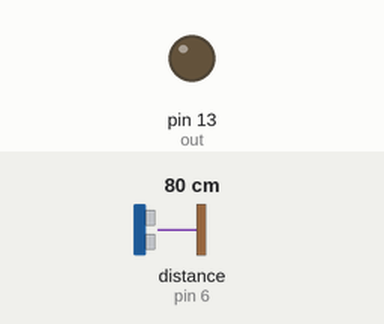
Bench run of a sketch on a simulated Arduino Uno, built with avr-gcc and run on an emulated ATmega328P. On the bench: output pins drawn as LEDs (lit = HIGH). Wiring (inferred from the names in the program): ultrasonic range finder: trigger pin 5; echo pin 6. The test bench sets the inputs (shaded band); at power-on: distance to the obstacle (sensor on pin 6) 80 cm. The echo pulse lasts 58.3 µs per cm; pins used as bus, display or sensor lines are not drawn.

Above: at 1.2 s.
1.3 s: distance to the obstacle (sensor on pin 6) set to 22 cm
2.8 s: distance to the obstacle (sensor on pin 6) set to 18 cm
At 3.9 s:
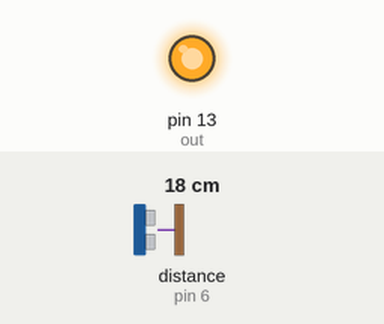
4.3 s: distance to the obstacle (sensor on pin 6) set to 35 cm
At 4.9 s:
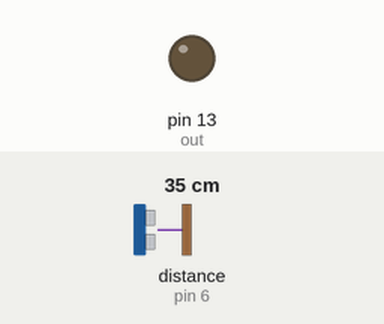
5.8 s: distance to the obstacle (sensor on pin 6) set to 2 cm
At 6.2 s:
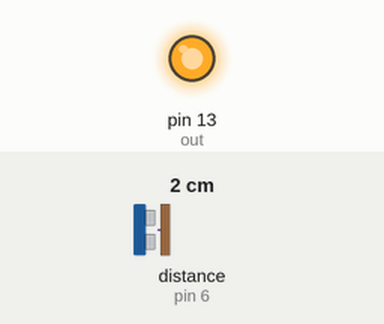
Timing chart, 0 to 8.3 s (numbered marks = the images above; inputs shaded):
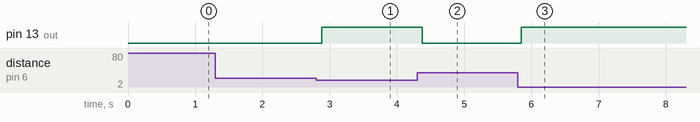

The sketch:

Arduino_Uno_Code.ino
```cpp
#define trigger1 5 // Trigger Pin
#define echo1    6 // Echo Pin
#define out      13
int inRange = 45; //Wide Range First sight of Target
int TargetRange = 12; //Minimal Parking Range to Target
const int NoiseReject = 25; //Percentage of reading closeness for rejection filter
long duration, distance, lastDuration, unfiltered, Sonar, RawSonar;
const unsigned int maxDuration = 11650; // around 200 cm, the sensor gets flaky at greater distances.
const long speed_of_sound = 29.1;    // speed of sound microseconds per centimeter

void setup() {
  pinMode(trigger1, OUTPUT);
  pinMode(echo1, INPUT);
  pinMode(out,OUTPUT);
}

void loop() {
  SingleSonar();
  //Serial.println(Sonar);
  if(Sonar < 20){
    digitalWrite(out,HIGH);
  }
  else{
    digitalWrite(out,LOW);
  }

}

void SonarSensor(int trigPin, int echoPin) {
  digitalWrite(trigPin, LOW);
  delayMicroseconds(2);
  digitalWrite(trigPin, HIGH);
  delayMicroseconds(10);
  digitalWrite(trigPin, LOW);
  duration = pulseIn(echoPin, HIGH);
  unfiltered = (duration / 2) / speed_of_sound; //Stores preliminary reading to compare
  if(duration <= 8) duration = ((inRange + 1) * speed_of_sound * 2);
  //Rejects very low readings, kicks readout to outside detection range
  if(lastDuration == 0) lastDuration = duration;
  //Compensation parameters for intial start-up
  if(duration > (5 * maxDuration)) duration = lastDuration;
  //Rejects any reading defined to be out of sensor capacity (>1000)
  //Sets the fault reading to the last known "successful" reading
  if(duration > maxDuration) duration = maxDuration;
  //Caps Reading output at defined maximum distance (~200)
  if((duration - lastDuration) < ((-1) * (NoiseReject / 100) * lastDuration)){
    distance = (lastDuration / 2) / speed_of_sound; //Noise filter for low range drops
  }
  distance = (duration / 2) / speed_of_sound;
  lastDuration = duration; //Stores "successful" reading for filter compensation
}
void SingleSonar() {
  SonarSensor(trigger1, echo1);
  Sonar = distance;
  RawSonar = unfiltered;
  delay(50); //Delay 50ms before next reading.
}
```

Measured:
- the behaviour switches between 21 and 20 cm on distance to the obstacle (sensor on pin 6) (found by bisection; images 0 and 1)
- after the input at 1.3 s, every drawn part: stays the same
- after the input at 2.8 s, pin 13 (out): LOW → HIGH after 0.08 s
- after the input at 4.3 s, pin 13 (out): HIGH → LOW after 0.08 s
- after the input at 5.8 s, pin 13 (out): LOW → HIGH after 0.05 s
